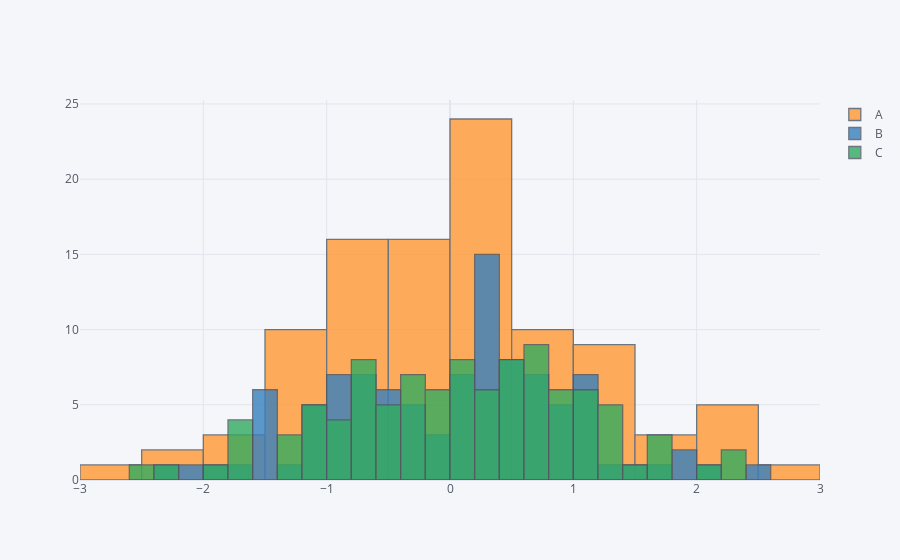

Write notebook code for a chart like this one.
### Code cell
df[['A','B','C']].iplot(kind='hist' ,bins=25)
